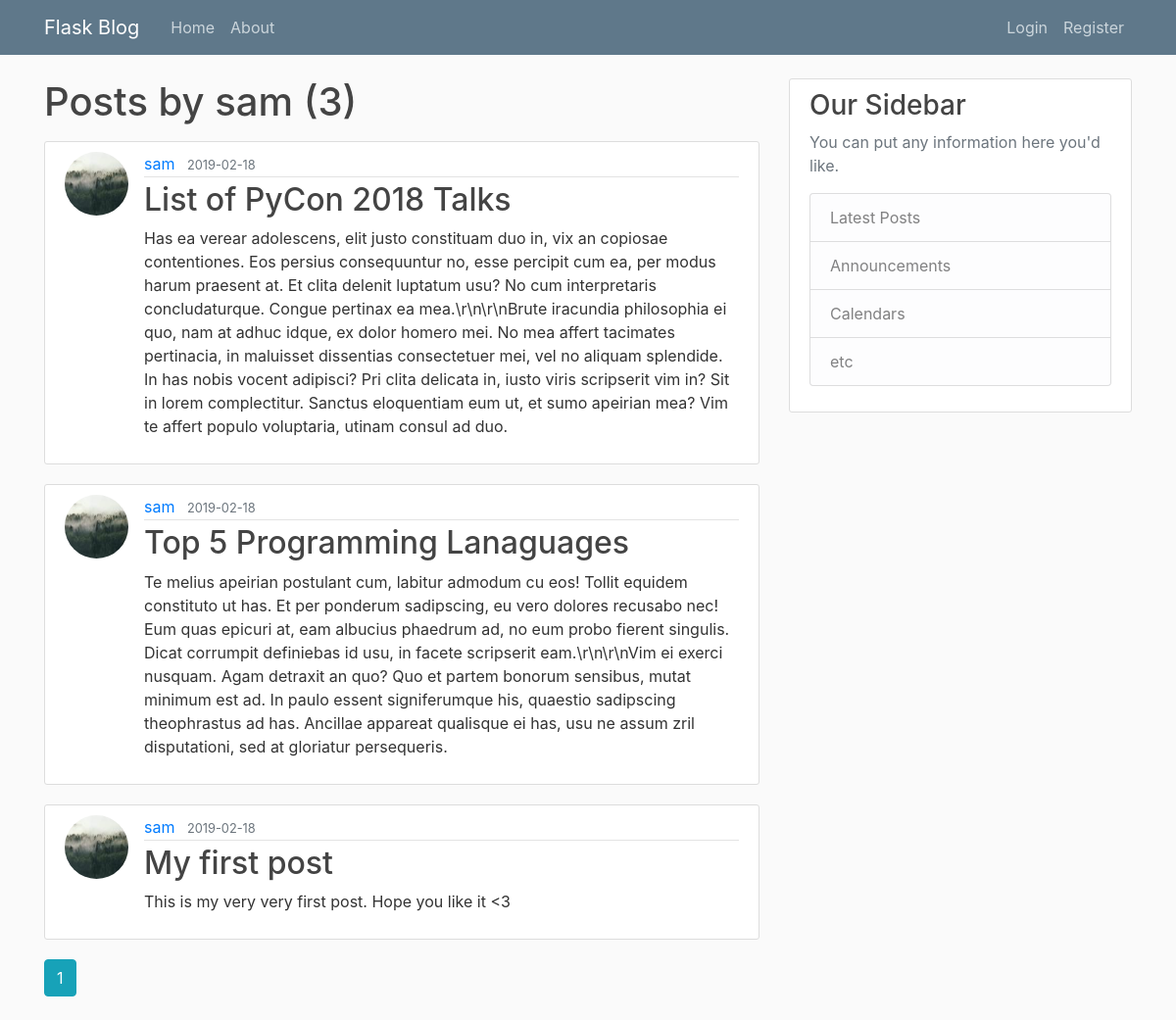
Screenshot of /user/sam with the database file from the repository.
### flaskblog/models.py (models this page shows, shortened)
class User(db.Model, UserMixin):
    id = db.Column(db.Integer, primary_key=True)
    username = db.Column(db.String(20), unique=True, nullable=False)
    email = db.Column(db.String(120), unique=True, nullable=False)
    image_file = db.Column(db.String(20), nullable=False,
                           default='default.jpg')
    password = db.Column(db.String(60), nullable=False)
    posts = db.relationship('Post', backref='author', lazy=True)

class Post(db.Model):
    id = db.Column(db.Integer, primary_key=True)
    title = db.Column(db.String(100), nullable=False)
    date_posted = db.Column(db.DateTime, nullable=False,
                            default=datetime.utcnow)
    content = db.Column(db.Text, nullable=False)
    user_id = db.Column(db.Integer, db.ForeignKey('user.id'), nullable=False)

### flaskblog/routes.py (the view)
@app.route('/user/<string:username>')
def user_posts(username):
    page = request.args.get('page', 1, type=int)
    user = User.query.filter_by(username=username).first_or_404()
    posts = Post.query.filter_by(author=user).order_by(
        Post.date_posted.desc()).paginate(page=page, per_page=4)
    return render_template('user_posts.html', posts=posts, user=user)

### flaskblog/templates/user_posts.html (shortened to what this page needs)
{% extends "layout.html" %} {% block content %}
<h1 class="mb-3">Posts by {{ user.username }} ({{ posts.total }})</h1>
{% for post in posts.items %}
<article class="media content-section">
  <img
    src="{{ url_for('static', filename='profile_pics/' + post.author.image_file) }}"
    alt="Avatar"
    class="rounded-circle article-img"
  />
  <div class="media-body">
    <div class="article-metadata">
      <a
        class="mr-2"
        href="{{ url_for('user_posts', username=post.author.username) }}"
        >{{ post.author.username }}</a
      >
      <small class="text-muted">{{
        post.date_posted.strftime('%Y-%m-%d')
      }}</small>
    </div>
    <h2>
      <a class="article-title" href="{{url_for('post', post_id=post.id)}}">{{
        post.title
      }}</a>
    </h2>
    <p class="article-content">{{ post.content }}</p>
  </div>
</article>
{% endfor %} {% for page_num in posts.iter_pages(left_edge=1,
right_edge=1,left_current=1, right_current=2) %} {% if page_num %} {% if
posts.page == page_num %}
<a
  class="btn btn-info mb-4"
  href="{{url_for('user_posts',username=user.username ,page=page_num)}}"
  >{{ page_num }}</a
>
{% else %}
<a
  class="btn btn-outline-info mb-4"
  href="{{url_for('user_posts',username=user.username, page=page_num)}}"
  >{{ page_num }}</a
>
{% endif %} {% endif %} {% endfor%} {% endblock %}

### flaskblog/static/main.css (style rules this page uses)
body { background: #fafafa; color: #333333; margin-top: 5rem; }
h1, h2, h3, h4, h5, h6 { color: #444444; }
.content-section { background: #ffffff; padding: 10px 20px; border: 1px solid #dddddd; border-radius: 3px; margin-bottom: 20px; }
.article-title { color: #444444; }
.article-content { white-space: pre-line; }
.article-img { height: 65px; width: 65px; margin-right: 16px; }
.article-metadata { padding-bottom: 1px; margin-bottom: 4px; border-bottom: 1px solid #e3e3e3 }

### rows the page displays
User: username "sam"
Post: image_file (picture), author.username "sam", date_posted "2019-02-18", title "List of PyCon 2018 Talks", content "Has ea verear adolescens, elit justo constituam duo in, vix an copiosae contentiones. Eos persius consequuntur no, esse percipit cum ea, per modus harum praesent at. Et clita delenit luptatum usu? No cum interpretaris concludaturque. Congue pertinax ea mea.\\r\\n\\r\\nBrute iracundia philosophia ei quo, nam at adhuc idque, ex dolor homero mei. No mea affert tacimates pertinacia, in maluisset dissentias consectetuer mei, vel no aliquam splendide. In has nobis vocent adipisci? Pri clita delicata in, iusto viris scripserit vim in? Sit in lorem complectitur. Sanctus eloquentiam eum ut, et sumo apeirian mea? Vim te affert populo voluptaria, utinam consul ad duo."
Post: image_file (picture), author.username "sam", date_posted "2019-02-18", title "Top 5 Programming Lanaguages", content "Te melius apeirian postulant cum, labitur admodum cu eos! Tollit equidem constituto ut has. Et per ponderum sadipscing, eu vero dolores recusabo nec! Eum quas epicuri at, eam albucius phaedrum ad, no eum probo fierent singulis. Dicat corrumpit definiebas id usu, in facete scripserit eam.\\r\\n\\r\\nVim ei exerci nusquam. Agam detraxit an quo? Quo et partem bonorum sensibus, mutat minimum est ad. In paulo essent signiferumque his, quaestio sadipscing theophrastus ad has. Ancillae appareat qualisque ei has, usu ne assum zril disputationi, sed at gloriatur persequeris."
Post: image_file (picture), author.username "sam", date_posted "2019-02-18", title "My first post", content "This is my very very first post. Hope you like it <3"

### other values shown
{{ posts.total }} "3"
{{ page_num }} "1"
